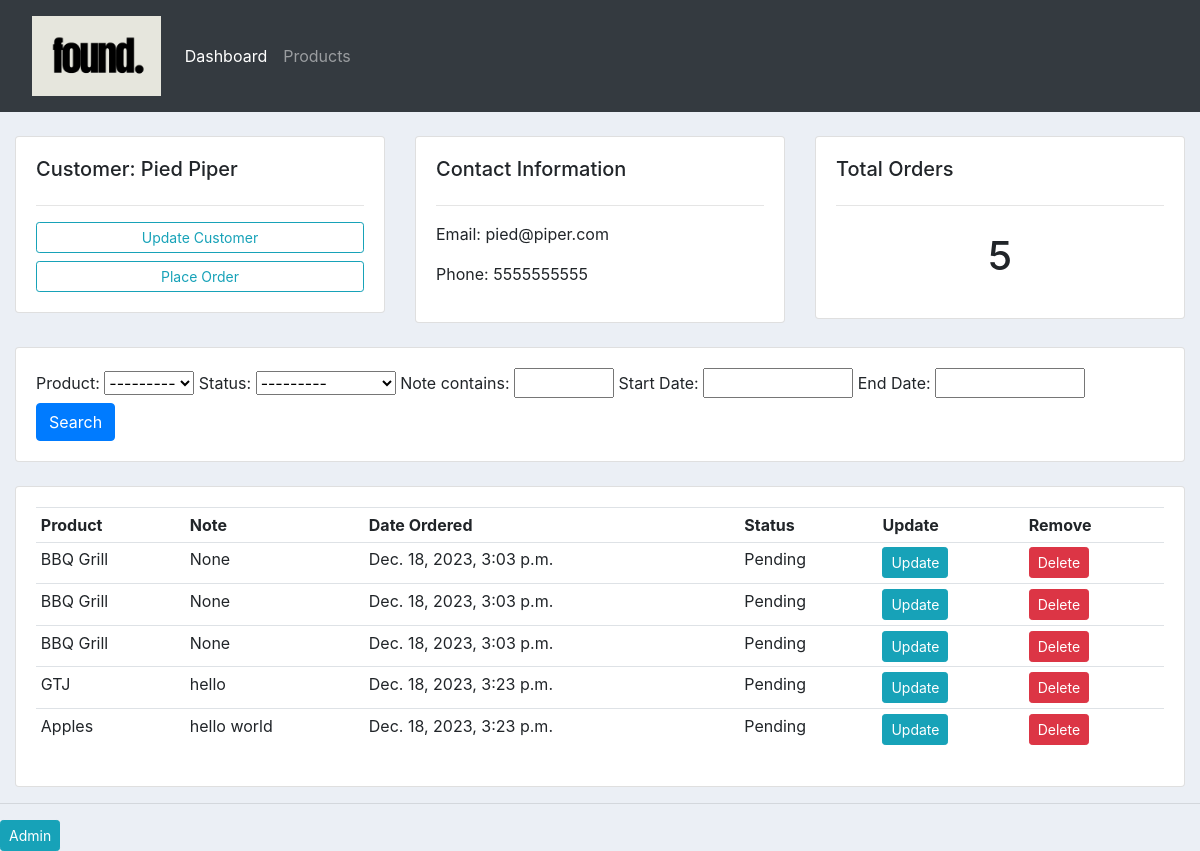
The app's page /customer/1/ with its own data.
### accounts/models.py (models this page shows, shortened)
class Customer(models.Model):
    name = models.CharField(max_length=200, null=True)
    phone = models.CharField(max_length=200, null=True)
    email = models.EmailField(max_length=200, null=True)
    date_created = models.DateTimeField(auto_now_add=True)

class Order(models.Model):
    STATUS = (
        ("Pending", "Pending"),
        ("Out for delivery", "Out for delivery"),
        ("Delivered", "Delivered"),
    )
    customer = models.ForeignKey(Customer, null=True, on_delete=models.SET_NULL)
    product = models.ForeignKey(Product, null=True, on_delete=models.SET_NULL)
    date_created = models.DateTimeField(auto_now_add=True)
    status = models.CharField(max_length=200, null=True, choices=STATUS)
    note = models.CharField(max_length=1000, null=True)

class Product(models.Model):
    CATEGORY = (
        ("Indoor", "Indoor"),
        ("Out Door", "Out Door"),
    )
    name = models.CharField(max_length=200, null=True)
    price = models.FloatField(null=True)
    category = models.CharField(max_length=200, null=True, choices=CATEGORY)
    description = models.CharField(max_length=200, null=True, blank=True)
    tags = models.ManyToManyField(Tag)
    date_created = models.DateTimeField(auto_now_add=True)
    def __str__(self):
        return self.name

### accounts/views.py (the view)
# urls.py: path("customer/<str:pk_test>/", views.customer, name="customer"),
def customer(request, pk_test):
    customer = Customer.objects.get(id=pk_test)
    orders = customer.order_set.all()
    total_orders = orders.count()
    myFilter = OrderFilter(request.GET, queryset=orders)
    orders = myFilter.qs
    context = {"customer": customer, "orders": orders, "total_orders": total_orders, "myFilter": myFilter}
    return render(request, "accounts/customer.html", context)

### accounts/templates/accounts/customer.html
{% extends 'accounts/main.html' %} {% block content %}
<br />
<div class="row">
  <div class="col-md">
    <div class="card card-body">
      <h5>Customer: {{customer.name}}</h5>
      <hr />
      <a
        class="btn btn-outline-info btn-sm btn-block"
        href="{% url 'updatecustomer' pk=customer.id%}"
        >Update Customer</a
      >
      <a
        class="btn btn-outline-info btn-sm btn-block"
        href="{% url 'create_order' customer.id %}"
        >Place Order</a
      >
    </div>
  </div>
  <div class="col-md">
    <div class="card card-body">
      <h5>Contact Information</h5>
      <hr />
      <p>Email: {{customer.email}}</p>
      <p>Phone: {{customer.phone}}</p>
    </div>
  </div>
  <div class="col-md">
    <div class="card card-body">
      <h5>Total Orders</h5>
      <hr />
      <h1 style="text-align: center; padding: 10px">{{total_orders}}</h1>
    </div>
  </div>
</div>
<br />
<div class="row">
  <div class="col">
    <div class="card card-body">
      <form method="get">
        {{myFilter.form}}
        <button class="btn btn-primary" type="submit">Search</button>
      </form>
    </div>
  </div>
</div>
<br />
<div class="row">
  <div class="col-md">
    <div class="card card-body">
      <table class="table table-sm">
        <tr>
          <th>Product</th>
          <th>Note</th>
          <th>Date Ordered</th>
          <th>Status</th>
          <th>Update</th>
          <th>Remove</th>
        </tr>
        {% for order in orders%}
        <tr>
          <td>{{order.product}}</td>
          <td>{{order.note}}</td>
          <td>{{order.date_created}}</td>
          <td>{{order.status}}</td>
          <td>
            <a
              href="{% url 'update_order' order.id%}"
              class="btn btn-info btn-sm"
              >Update</a
            >
          </td>
          <td>
            <a
              href="{% url 'delete_order' order.id%}"
              class="btn btn-danger btn-sm"
              >Delete</a
            >
          </td>
        </tr>
        {% endfor %}
      </table>
    </div>
  </div>
</div>
{% endblock %}

### accounts/static/css/main.css (style rules this page uses)
body { background-color: #ebeff5; }

### records on screen
Customer: name "Pied Piper", email "pied@piper.com", phone "5555555555"
Order: product "BBQ Grill", note "None", date_created "Dec. 18, 2023, 3:03 p.m.", status "Pending"
Order: product "BBQ Grill", note "None", date_created "Dec. 18, 2023, 3:03 p.m.", status "Pending"
Order: product "BBQ Grill", note "None", date_created "Dec. 18, 2023, 3:03 p.m.", status "Pending"
Order: product "GTJ", note "hello", date_created "Dec. 18, 2023, 3:23 p.m.", status "Pending"
Order: product "Apples", note "hello world", date_created "Dec. 18, 2023, 3:23 p.m.", status "Pending"

### other values on screen
{{ total_orders }} "5"
